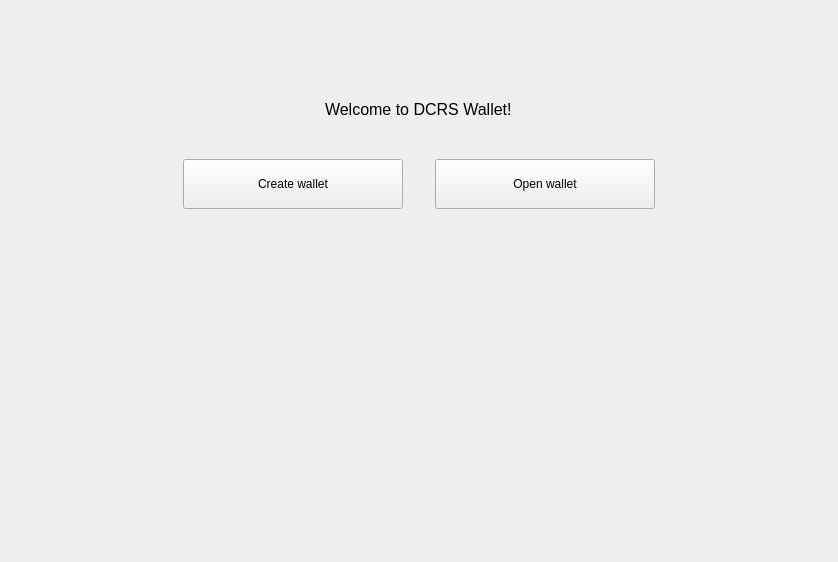
<?xml version="1.0" encoding="UTF-8"?>
<ui version="4.0">
 <class>NoWalletFrame</class>
 <widget class="QFrame" name="NoWalletFrame">
  <property name="geometry">
   <rect>
    <x>0</x>
    <y>0</y>
    <width>838</width>
    <height>562</height>
   </rect>
  </property>
  <property name="windowTitle">
   <string>Frame</string>
  </property>
  <property name="frameShape">
   <enum>QFrame::NoFrame</enum>
  </property>
  <property name="frameShadow">
   <enum>QFrame::Raised</enum>
  </property>
  <layout class="QVBoxLayout" name="verticalLayout">
   <property name="spacing">
    <number>0</number>
   </property>
   <property name="leftMargin">
    <number>0</number>
   </property>
   <property name="topMargin">
    <number>0</number>
   </property>
   <property name="rightMargin">
    <number>0</number>
   </property>
   <property name="bottomMargin">
    <number>0</number>
   </property>
   <item>
    <spacer name="verticalSpacer">
     <property name="orientation">
      <enum>Qt::Vertical</enum>
     </property>
     <property name="sizeType">
      <enum>QSizePolicy::MinimumExpanding</enum>
     </property>
     <property name="sizeHint" stdset="0">
      <size>
       <width>20</width>
       <height>100</height>
      </size>
     </property>
    </spacer>
   </item>
   <item alignment="Qt::AlignHCenter">
    <widget class="QLabel" name="m_welcomeLabel">
     <property name="font">
      <font>
       <pointsize>12</pointsize>
      </font>
     </property>
     <property name="text">
      <string>Welcome to DCRS Wallet!</string>
     </property>
    </widget>
   </item>
   <item>
    <spacer name="verticalSpacer_4">
     <property name="orientation">
      <enum>Qt::Vertical</enum>
     </property>
     <property name="sizeType">
      <enum>QSizePolicy::Fixed</enum>
     </property>
     <property name="sizeHint" stdset="0">
      <size>
       <width>20</width>
       <height>40</height>
      </size>
     </property>
    </spacer>
   </item>
   <item>
    <layout class="QHBoxLayout" name="horizontalLayout">
     <property name="spacing">
      <number>0</number>
     </property>
     <item>
      <spacer name="horizontalSpacer_2">
       <property name="orientation">
        <enum>Qt::Horizontal</enum>
       </property>
       <property name="sizeHint" stdset="0">
        <size>
         <width>40</width>
         <height>20</height>
        </size>
       </property>
      </spacer>
     </item>
     <item>
      <widget class="QPushButton" name="m_createWalletButton">
       <property name="sizePolicy">
        <sizepolicy hsizetype="Fixed" vsizetype="Fixed">
         <horstretch>0</horstretch>
         <verstretch>0</verstretch>
        </sizepolicy>
       </property>
       <property name="minimumSize">
        <size>
         <width>220</width>
         <height>50</height>
        </size>
       </property>
       <property name="maximumSize">
        <size>
         <width>220</width>
         <height>50</height>
        </size>
       </property>
       <property name="text">
        <string>Create wallet</string>
       </property>
      </widget>
     </item>
     <item>
      <spacer name="horizontalSpacer">
       <property name="orientation">
        <enum>Qt::Horizontal</enum>
       </property>
       <property name="sizeType">
        <enum>QSizePolicy::Fixed</enum>
       </property>
       <property name="sizeHint" stdset="0">
        <size>
         <width>32</width>
         <height>20</height>
        </size>
       </property>
      </spacer>
     </item>
     <item>
      <widget class="QPushButton" name="m_openWalletButton">
       <property name="sizePolicy">
        <sizepolicy hsizetype="Fixed" vsizetype="Fixed">
         <horstretch>0</horstretch>
         <verstretch>0</verstretch>
        </sizepolicy>
       </property>
       <property name="minimumSize">
        <size>
         <width>220</width>
         <height>50</height>
        </size>
       </property>
       <property name="maximumSize">
        <size>
         <width>220</width>
         <height>50</height>
        </size>
       </property>
       <property name="text">
        <string>Open wallet</string>
       </property>
      </widget>
     </item>
     <item>
      <spacer name="horizontalSpacer_3">
       <property name="orientation">
        <enum>Qt::Horizontal</enum>
       </property>
       <property name="sizeHint" stdset="0">
        <size>
         <width>40</width>
         <height>20</height>
        </size>
       </property>
      </spacer>
     </item>
    </layout>
   </item>
   <item>
    <spacer name="verticalSpacer_3">
     <property name="orientation">
      <enum>Qt::Vertical</enum>
     </property>
     <property name="sizeHint" stdset="0">
      <size>
       <width>20</width>
       <height>376</height>
      </size>
     </property>
    </spacer>
   </item>
  </layout>
 </widget>
 <resources/>
 <connections>
  <connection>
   <sender>m_createWalletButton</sender>
   <signal>clicked()</signal>
   <receiver>NoWalletFrame</receiver>
   <slot>createWallet()</slot>
   <hints>
    <hint type="sourcelabel">
     <x>292</x>
     <y>184</y>
    </hint>
    <hint type="destinationlabel">
     <x>418</x>
     <y>280</y>
    </hint>
   </hints>
  </connection>
  <connection>
   <sender>m_openWalletButton</sender>
   <signal>clicked()</signal>
   <receiver>NoWalletFrame</receiver>
   <slot>openWallet()</slot>
   <hints>
    <hint type="sourcelabel">
     <x>544</x>
     <y>184</y>
    </hint>
    <hint type="destinationlabel">
     <x>418</x>
     <y>280</y>
    </hint>
   </hints>
  </connection>
 </connections>
 <slots>
  <signal>createWalletClickedSignal()</signal>
  <signal>openWalletClickedSignal()</signal>
  <slot>okClicked()</slot>
  <slot>passwordChanged(QString)</slot>
 </slots>
</ui>
